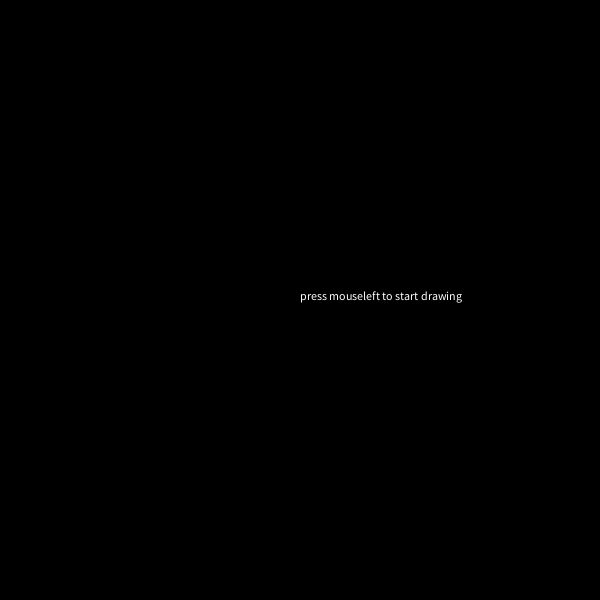
Frame 1 (no input)
Frame 60 (the mouse pressed at the canvas centre just before this capture): identical to frame 1, image omitted
Frame 120 (the mouse held since frame 60 and released just before this capture): identical to frame 1, image omitted

The Processing sketch that drew this single still picture (run headless with seeded random() and noise(); from frame 60 on, the mouse is pressed at the canvas centre):

// Processing sketch: processing_116835
// ── processing_116835.pde

float a;
float b;
float c;
float d;
float f;
int x;
int y;

void setup(){
  size(600,600);
  background(0);
  text("press mouseleft to start drawing",width/2,height/2);
  frameRate(30);
  f=random(500,800);
//  a=random(0,20);
//  b=random(0,600);
//  c=random(580,600);
//  d=random(0,600);
 // x=abs(mouseX-pmouseX);
  //y=abs(mouseY-pmouseY);
}

void draw(){

  if (mousePressed && (mouseButton == RIGHT)){
    strokeWeight(random(1,10));
    stroke(0);
    line(0,b,600,d);
    stroke(255);
  fill(0);
  rect(mouseX,mouseY,random(10,50),random(10,50));
b=mouseY-20+random(0,40);
  d=mouseY-20+random(0,40); 
  x=x+1;
  }
 // if (mousePressed && (mouseButton == LEFT)){
  //      line(a,0,c,600);
  //  strokeWeight(random(1,10));
   // stroke(255);
//a=mouseX-20+random(0,40);
 // c=mouseX-20+random(0,40); 
//  }
  if (mousePressed && (mouseButton == LEFT)){
        line(0,a,600,c);
    strokeWeight(random(1,10));
    stroke(255);
a=mouseY-20+random(0,40);
  c=mouseY-20+random(0,40); 
   stroke(255);
  fill(0);
  rect(mouseX,mouseY,random(10,50),random(10,50));
  x=x+1;
  }
  if (x>=f){
    background(0);
    fill(255);
    text("press mouseleft to restart drawing",width/2,height/2);
    f=random(500,800);
    x=0;
  }
  if (keyPressed){
    save("pic"+y+".jpg");
    y=y+1;
  }
    
}
